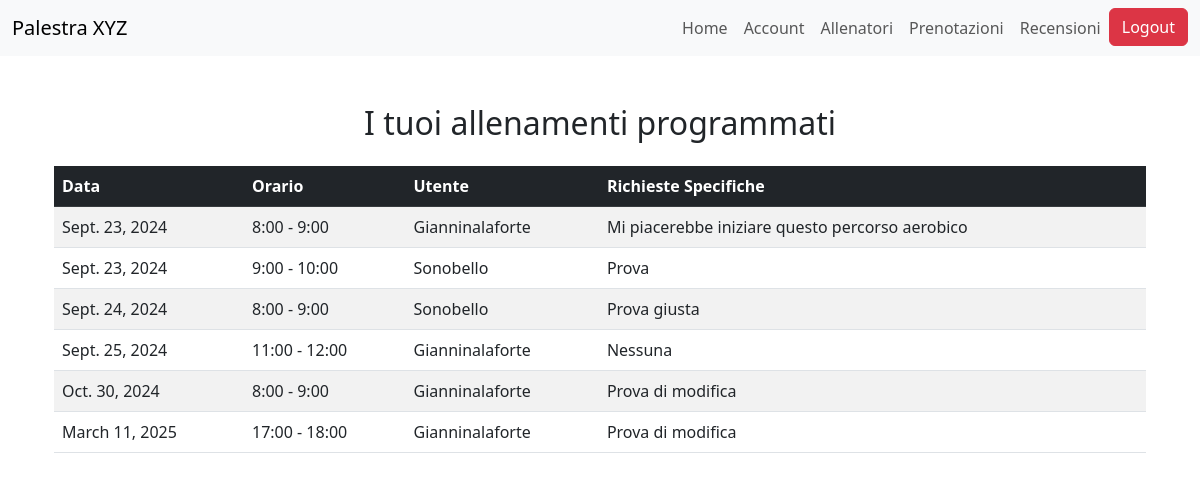
Page /trainers/allenamenti/ (signed in) on the earlier database version.
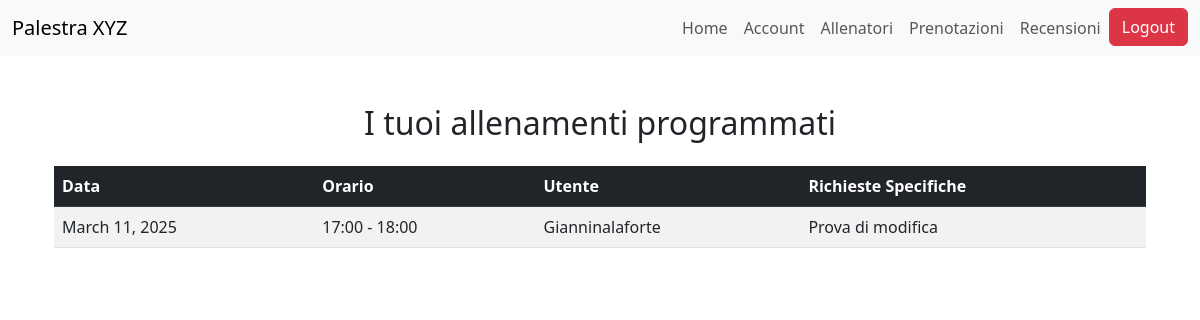
Same page on the later database version.
### bookings/models.py (models this page shows, shortened)
class Prenotazione(models.Model):
    registrato_utente = models.ForeignKey(RegistratoUtente, on_delete=models.CASCADE)
    personal_trainer = models.ForeignKey(PersonalTrainer, on_delete=models.CASCADE)
    richieste_specifiche = models.TextField(max_length=500, blank=True, null=True)
    ORARI_FASCIA = [
        (8, '8:00 - 9:00'),
        (9, '9:00 - 10:00'),
        (10, '10:00 - 11:00'),
        (11, '11:00 - 12:00'),
        (12, '12:00 - 13:00'),
        (13, '13:00 - 14:00'),
        (14, '14:00 - 15:00'),
        (15, '15:00 - 16:00'),
        (16, '16:00 - 17:00'),
        (17, '17:00 - 18:00'),
        (18, '18:00 - 19:00'),
    ]
    fascia_oraria = models.IntegerField(choices=ORARI_FASCIA)
    data_prenotazione = models.DateField()
    class Meta:
        unique_together = ('personal_trainer', 'fascia_oraria', 'data_prenotazione')
        verbose_name_plural = "Prenotazioni"

### accounts/models.py (models this page shows, shortened)
class RegistratoUtente(models.Model):
    user = models.OneToOneField(User, on_delete=models.CASCADE)
    nome = models.CharField(max_length=100)
    cognome = models.CharField(max_length=100)
    data_nascita = models.DateField()
    bio = models.TextField(max_length=500)
    SCELTA_PREFERENZE = [
        ("BB", "BodyBuilding"),
        ("PL", "PowerLifting"),
        ("CL", "Calisthenics"),
        ("ST", "StrongMen"),
        ("YG", "Yoga"),
        ("PS", "Pilates"),
        ("AR", "Aerobico")
    ]
    preferenze = models.CharField(max_length=2, choices=SCELTA_PREFERENZE)
    class Meta:
        verbose_name_plural = "UtentiRegistrati"

### trainers/views.py (the view)
# urls.py: path('allenamenti/', allenamenti_programmati, name='allenamenti_programmati'),
@login_required
def allenamenti_programmati(request):
    try:
        personal_trainer = PersonalTrainer.objects.get(user=request.user)
    except PersonalTrainer.DoesNotExist:
        return redirect('personal_trainer_home')
    allenamenti = Prenotazione.objects.filter(personal_trainer=personal_trainer).order_by('data_prenotazione', 'fascia_oraria')
    return render(request, 'trainers/allenamenti_programmati.html', {'allenamenti': allenamenti})

### trainers/templates/trainers/allenamenti_programmati.html
{% extends 'trainers/base.html' %}
{% block content %}
<div class="container mt-5">
    <h2 class="text-center mb-4">I tuoi allenamenti programmati</h2>
    {% if allenamenti %}
        <div class="table-responsive">
            <table class="table table-striped">
                <thead class="table-dark">
                    <tr>
                        <th>Data</th>
                        <th>Orario</th>
                        <th>Utente</th>
                        <th>Richieste Specifiche</th>
                    </tr>
                </thead>
                <tbody>
                    {% for allenamento in allenamenti %}
                        <tr>
                            <td>{{ allenamento.data_prenotazione }}</td>
                            <td>{{ allenamento.get_fascia_oraria_display }}</td>
                            <td>{{ allenamento.registrato_utente.user.username }}</td>
                            <td>{{ allenamento.richieste_specifiche|default:"Nessuna" }}</td>
                        </tr>
                    {% endfor %}
                </tbody>
            </table>
        </div>
    {% else %}
        <div class="alert alert-warning" role="alert">
            Non hai allenamenti programmati.
        </div>
    {% endif %}
</div>
{% endblock %}

Differences in the rows shown:
removed Prenotazione: data_prenotazione "Sept. 23, 2024", fascia_oraria "8:00 - 9:00", registrato_utente.user.username "Gianninalaforte", richieste_specifiche "Mi piacerebbe iniziare questo percorso aerobico"
removed Prenotazione: data_prenotazione "Sept. 23, 2024", fascia_oraria "9:00 - 10:00", registrato_utente.user.username "Sonobello", richieste_specifiche "Prova"
removed Prenotazione: data_prenotazione "Sept. 24, 2024", fascia_oraria "8:00 - 9:00", registrato_utente.user.username "Sonobello", richieste_specifiche "Prova giusta"
removed Prenotazione: data_prenotazione "Sept. 25, 2024", fascia_oraria "11:00 - 12:00", registrato_utente.user.username "Gianninalaforte", richieste_specifiche "Nessuna"
removed Prenotazione: data_prenotazione "Oct. 30, 2024", fascia_oraria "8:00 - 9:00", registrato_utente.user.username "Gianninalaforte", richieste_specifiche "Prova di modifica"
